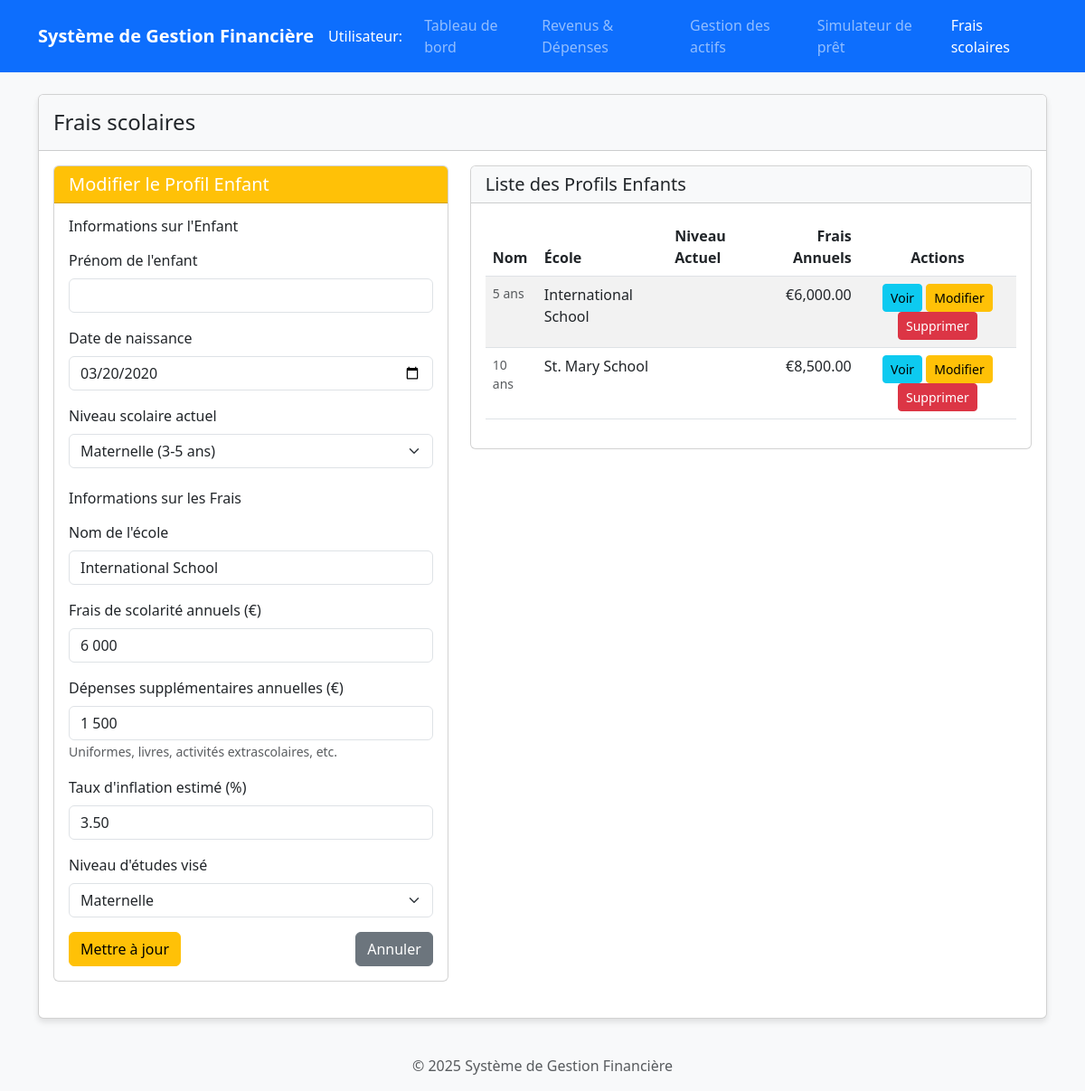
Screenshot of /?action=school-fee&edit_child=1 with the database file from the repository.
### tables this page shows
CREATE TABLE IF NOT EXISTS `school_fee_children` (
    `id` INT AUTO_INCREMENT PRIMARY KEY,
    `name` VARCHAR(100) NOT NULL,
    `birthdate` DATE NOT NULL,
    `current_level` VARCHAR(50) NOT NULL, 
    `school_name` VARCHAR(255),
    `annual_tuition` DECIMAL(10,2) NOT NULL,
    `additional_expenses` DECIMAL(10,2) DEFAULT 0,
    `inflation_rate` DECIMAL(4,2) NOT NULL,
    `expected_graduation_level` VARCHAR(50) NOT NULL,
    `created_at` TIMESTAMP DEFAULT CURRENT_TIMESTAMP,
    `updated_at` TIMESTAMP DEFAULT CURRENT_TIMESTAMP ON UPDATE CURRENT_TIMESTAMP
);

### config/database.php (called while the page is built, shortened)
<?php
function getDbConnection() {
    try {
        $conn = new PDO(
            "mysql:host=" . FINANCIAL_DB_HOST . ";dbname=" . FINANCIAL_DB_NAME,
            FINANCIAL_DB_USER,
            FINANCIAL_DB_PASS,
            array(PDO::ATTR_ERRMODE => PDO::ERRMODE_EXCEPTION)
        );
        return $conn;
    } catch (PDOException $e) {
        die("Database Connection Error: " . $e->getMessage());
    }
}

### controllers/SchoolFeeController.php (called while the page is built, shortened)
<?php
require_once __DIR__ . '/../models/SchoolFee.php';
class SchoolFeeController {
    private $schoolFeeModel;
    public function __construct() {
        $this->schoolFeeModel = new SchoolFee();
        $this->calculationResults = null;
    }
    public function getViewData() {
        $viewData = [];
        $viewData['children'] = $this->getSavedChildren();
        if (isset($_GET['edit_child'])) {
            $childId = intval($_GET['edit_child']);
            $viewData['editChild'] = $this->schoolFeeModel->getChildProfile($childId);
        }
        return $viewData;
    }
    public function getSavedChildren() {
        return $this->schoolFeeModel->getChildProfiles();
    }
}
?>

### models/SchoolFee.php (called while the page is built, shortened)
<?php
require_once __DIR__ . '/../config/database.php';
class SchoolFee {
    private $conn;
    private $table_children = 'school_fee_children';
    public function __construct() {
        $this->conn = getDbConnection();
    }
    public function getChildProfiles() {
        $query = "SELECT * FROM " . $this->table_children . " ORDER BY name ASC";
        $stmt = $this->conn->prepare($query);
        $stmt->execute();
        $result = $stmt->fetchAll(PDO::FETCH_ASSOC);
        return $result;
    }
    public function getChildProfile($id) {
        $query = "SELECT * FROM " . $this->table_children . " WHERE id = :id";
        $stmt = $this->conn->prepare($query);
        $stmt->bindParam(':id', $id);
        $stmt->execute();
        $result = $stmt->fetch(PDO::FETCH_ASSOC);
        return $result;
    }
}
?>

### modules/school-fee-simulator/list-children.php (the view, shortened to what this page needs)
<div class="card">
    <div class="card-header bg-light">
        <h5 class="mb-0">Liste des Profils Enfants</h5>
    </div>
    <div class="card-body">
        <div class="table-responsive">
            <table class="table table-striped table-hover">
                <thead>
                    <tr>
                        <th>Nom</th>
                        <th>École</th>
                        <th>Niveau Actuel</th>
                        <th class="text-end">Frais Annuels</th>
                        <th class="text-center">Actions</th>
                    </tr>
                </thead>
                <tbody>
                    <?php foreach ($children as $child):
                        $birthdate = new DateTime($child['birthdate']);
                        $today = new DateTime();
                        $age = $birthdate->diff($today)->y;
                    ?>
                    <tr>
                        <td>
                            <small class="d-block text-muted"><?php echo $age; ?> ans</small>
                        </td>
                        <td><?php echo htmlspecialchars($child['school_name'] ?: 'N/A'); ?></td>
                        <td><?php echo $educationLevels[$child['current_level']]['name']; ?></td>
                        <td class="text-end">€<?php echo number_format($child['annual_tuition'], 2); ?></td>
                        <td class="text-center">
                            <a href="?action=school-fee&view_child=<?php echo $child['id']; ?>" class="btn btn-sm btn-info">Voir</a>
                            <a href="?action=school-fee&edit_child=<?php echo $child['id']; ?>" class="btn btn-sm btn-warning">Modifier</a>
                            <a href="?action=school-fee&delete_child=<?php echo $child['id']; ?>" class="btn btn-sm btn-danger"
                               onclick="return confirm('Êtes-vous sûr de vouloir supprimer ce profil?')">Supprimer</a>
                        </td>
                    </tr>
                    <?php endforeach; ?>
                </tbody>
            </table>
        </div>
    </div>
</div>

### modules/school-fee-simulator/index.php (shortened to what this page needs)
<?php
require_once __DIR__ . '/../../controllers/SchoolFeeController.php';
require_once __DIR__ . '/../../models/SchoolFee.php';
$schoolFeeController = new SchoolFeeController();
$schoolFeeController->processRequest();
$viewData = $schoolFeeController->getViewData();
$children = $viewData['children'] ?? [];
$selectedChild = $viewData['selectedChild'] ?? null;
$editChild = $viewData['editChild'] ?? null;
$viewChild = $viewData['viewChild'] ?? null;
$results = $viewData['calculationResults'] ?? null;
$educationLevels = [
    'maternelle' => ['name' => 'Maternelle', 'ages' => '3-5', 'duration' => 3],
    'primaire' => ['name' => 'École primaire', 'ages' => '6-10', 'duration' => 5],
    'college' => ['name' => 'Collège', 'ages' => '11-14', 'duration' => 4],
    'lycee' => ['name' => 'Lycée', 'ages' => '15-17', 'duration' => 3],
    'superieur' => ['name' => 'Études supérieures', 'ages' => '18+', 'duration' => 5]
];
?>
<div class="row">
    <div class="col-md-5">
        <div class="card mb-4">
            <div class="card-header bg-<?php echo $editChild ? 'warning' : 'primary'; ?> text-white">
                <h5 class="mb-0"><?php echo $editChild ? 'Modifier le Profil Enfant' : 'Simulateur de Frais de Scolarité'; ?></h5>
            </div>
            <div class="card-body">
                <form method="POST" id="school-fee-calculator-form">
                    <h6 class="mb-3">Informations sur l'Enfant</h6>
                    <div class="mb-3">
                        <label for="child_name" class="form-label">Prénom de l'enfant</label>
                        <input type="text" class="form-control" id="child_name" name="child_name"
                            value="<?php echo $editChild ? htmlspecialchars($editChild['name']) : ($selectedChild ? htmlspecialchars($selectedChild['name']) : ''); ?>" required>
                    </div>
                    <div class="mb-3">
                        <label for="child_birthdate" class="form-label">Date de naissance</label>
                        <input type="date" class="form-control" id="child_birthdate" name="child_birthdate"
                            value="<?php echo $editChild ? $editChild['birthdate'] : ($selectedChild ? $selectedChild['birthdate'] : ''); ?>" required>
                    </div>
                    <div class="mb-3">
                        <label for="current_level" class="form-label">Niveau scolaire actuel</label>
                        <select class="form-select" id="current_level" name="current_level" required>
                            <?php foreach ($educationLevels as $key => $level): ?>
                                <option value="<?php echo $key; ?>" <?php echo (($editChild && $editChild['current_level'] == $key) || ($selectedChild && $selectedChild['current_level'] == $key)) ? 'selected' : ''; ?>>
                                    <?php echo $level['name'] . ' (' . $level['ages'] . ' ans)'; ?>
                                </option>
                            <?php endforeach; ?>
                        </select>
                    </div>
                    <h6 class="mb-3 mt-4">Informations sur les Frais</h6>
                    <div class="mb-3">
                        <label for="school_name" class="form-label">Nom de l'école</label>
                        <input type="text" class="form-control" id="school_name" name="school_name"
                            value="<?php echo $editChild ? htmlspecialchars($editChild['school_name']) : ($selectedChild ? htmlspecialchars($selectedChild['school_name']) : ''); ?>">
                    </div>
                    <div class="mb-3">
                        <label for="annual_tuition" class="form-label">Frais de scolarité annuels (€)</label>
                        <input type="text" class="form-control" id="annual_tuition" name="annual_tuition"
                            value="<?php echo $editChild ? number_format($editChild['annual_tuition'], 0, ',', ' ') : ($selectedChild ? number_format($selectedChild['annual_tuition'], 0, ',', ' ') : ''); ?>" required>
                    </div>
                    <div class="mb-3">
                        <label for="additional_expenses" class="form-label">Dépenses supplémentaires annuelles (€)</label>
                        <input type="text" class="form-control" id="additional_expenses" name="additional_expenses"
                            value="<?php echo $editChild ? number_format($editChild['additional_expenses'], 0, ',', ' ') : ($selectedChild ? number_format($selectedChild['additional_expenses'], 0, ',', ' ') : ''); ?>">
                        <small class="form-text text-muted">Uniformes, livres, activités extrascolaires, etc.</small>
                    </div>
                    <div class="mb-3">
                        <label for="inflation_rate" class="form-label">Taux d'inflation estimé (%)</label>
                        <input type="number" class="form-control" id="inflation_rate" name="inflation_rate"
                            min="0" step="0.1"
                            value="<?php echo $editChild ? $editChild['inflation_rate'] : ($selectedChild ? $selectedChild['inflation_rate'] : 2); ?>" required>
                    </div>
                    <div class="mb-3">
                        <label for="expected_graduation_level" class="form-label">Niveau d'études visé</label>
                        <select class="form-select" id="expected_graduation_level" name="expected_graduation_level" required>
                            <?php foreach ($educationLevels as $key => $level): ?>
                                <option value="<?php echo $key; ?>" <?php echo (($editChild && $editChild['expected_graduation_level'] == $key) || ($selectedChild && $selectedChild['expected_graduation_level'] == $key)) ? 'selected' : ''; ?>>
                                    <?php echo $level['name']; ?>
                                </option>
                            <?php endforeach; ?>
                        </select>
                    </div>
                    <?php if ($editChild): ?>
                        <div class="d-flex justify-content-between">
                            <button type="submit" name="update_child" class="btn btn-warning">Mettre à jour</button>
                            <a href="?action=school-fee" class="btn btn-secondary">Annuler</a>
                        </div>
                    <?php else: ?>
                        <button type="submit" name="calculate_fees" class="btn btn-primary w-100">Calculer</button>
                    <?php endif; ?>
                </form>
            </div>
        </div>
    </div>
    <div class="col-md-7">
        <?php if ($viewChild): ?>
            <?php
            $schoolFeeController->calculateFees($viewChild);
            $childResults = $schoolFeeController->getCalculationResults();
            include __DIR__ . '/view-child.php';
            ?>
        <?php elseif ($results): ?>
            <?php include __DIR__ . '/calculation-results.php'; ?>
        <?php elseif (!empty($children)): ?>
            <?php include __DIR__ . '/list-children.php'; ?>
        <?php endif; ?>
    </div>
</div>

### index.php (style rules this page uses)
body { background-color: #f8f9fa; }

### rows the page displays
school_fee_children: child_birthdate "03/20/2020", school_name "International School", annual_tuition "6 000", additional_expenses "1 500", inflation_rate "3.50", birthdate "5", annual_tuition "6,000.00"
school_fee_children: birthdate "10", school_name "St. Mary School", annual_tuition "8,500.00"

### other values shown
$title "Tableau de bord"
$title "Revenus & Dépenses"
$title "Gestion des actifs"
$title "Simulateur de prêt"
$title "Frais scolaires"
$modules[$action] "Frais scolaires"
form field current_level "Maternelle (3-5 ans)"
form field expected_graduation_level "Maternelle"
